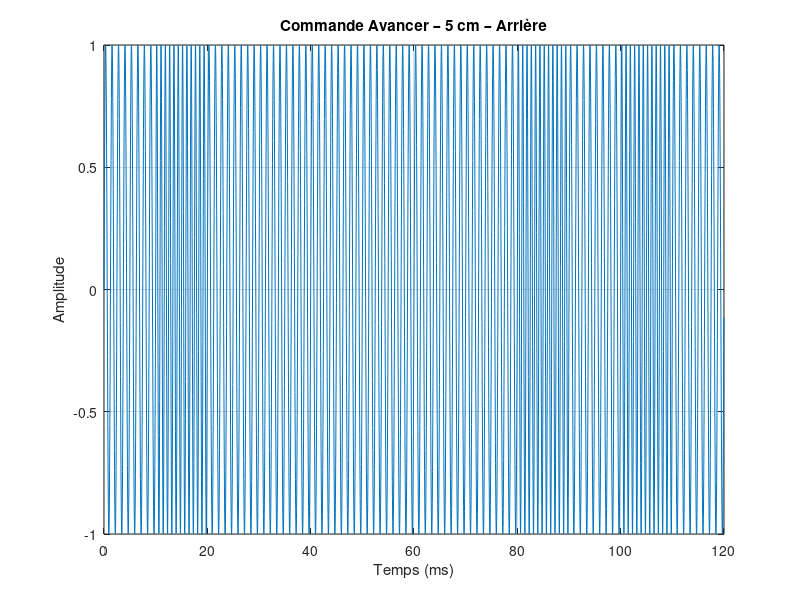

Here is the MATLAB script that generated this plot:
% =========================================
% Générateur FSK - Commande AVANCER
% Protocole : [start | ordre | sens | param(8bits) | parité]
% Ordre = 1 (avancer)
% Sens  = 1 (avant) | 0 (arrière)
% fp = 1000 Hz, Δf = 200 Hz, Ts = 10 ms
% Bit '1' → f1 = 1200 Hz
% Bit '0' → f0 = 800 Hz
% =========================================
clear; clc;

%% Paramètres FSK
fp  = 1000;
df  = 200;
Ts  = 0.010;
Fs  = 44100;
A0  = 1;
f1  = fp + df;   % 1200 Hz
f0  = fp - df;   % 800 Hz

%% Saisie utilisateur
distance_cm = input('Distance à parcourir (0 – 255 cm) : ');
sens        = input('Sens  [1 = avant  |  0 = arrière]  : ');

%% Construction de la trame
start_bit  = 0;
ordre_bit  = 1;                                % 1 = avancer
sens_bit   = sens;
param_bits = bitget(distance_cm, 8:-1:1);   % MSB en premier, sans toolbox

% Parité paire
data_bits  = [start_bit, ordre_bit, sens_bit, param_bits];
parite_bit = mod(sum(data_bits), 2);

bits = [start_bit, ordre_bit, sens_bit, param_bits, parite_bit];

%% Affichage de la trame
fprintf('\n=== Trame générée ===\n');
fprintf('  Start  : %d\n',              bits(1));
fprintf('  Ordre  : %d  (avancer)\n',   bits(2));
if sens == 1
    fprintf('  Sens   : %d  (avant)\n',   bits(3));
else
    fprintf('  Sens   : %d  (arrière)\n', bits(3));
end
fprintf('  Param  : %d%d%d%d%d%d%d%d  (%d cm)\n', bits(4:11), distance_cm);
fprintf('  Parité : %d\n',              bits(12));
fprintf('  Trame  : ');  fprintf('%d', bits);  fprintf('\n\n');

%% Génération du signal FSK
n_bits          = length(bits);
samples_per_bit = round(Ts * Fs);
t_bit           = (0:samples_per_bit-1) / Fs;
signal          = [];

for k = 1:n_bits
    if bits(k) == 1
        f = f1;
    else
        f = f0;
    end
    segment = A0 * sin(2 * pi * f * t_bit);
    signal  = [signal, segment];   %#ok<AGROW>
end

%% Ajout silence début et fin
delay_sec         = 1;
silence           = zeros(1, round(delay_sec * Fs));
signal_with_delay = [silence, signal, silence];

%% Sauvegarde WAV
if sens == 1
    filename = sprintf('avancer_%dcm_avant.wav', distance_cm);
else
    filename = sprintf('avancer_%dcm_arriere.wav', distance_cm);
end
audiowrite(filename, signal_with_delay, Fs);
fprintf('Fichier sauvegardé : %s\n', filename);

%% Lecture audio
sound(signal_with_delay, Fs);

%% Tracé du signal (zoom sur la trame, sans les silences)
t_signal = (0:length(signal)-1) / Fs * 1000;   % en ms
figure('Name', 'FSK – Avancer');
plot(t_signal, signal);
xlabel('Temps (ms)');  ylabel('Amplitude');
if sens == 1
    title(sprintf('Commande Avancer – %d cm – Avant', distance_cm));
else
    title(sprintf('Commande Avancer – %d cm – Arrière', distance_cm));
end
grid on;
